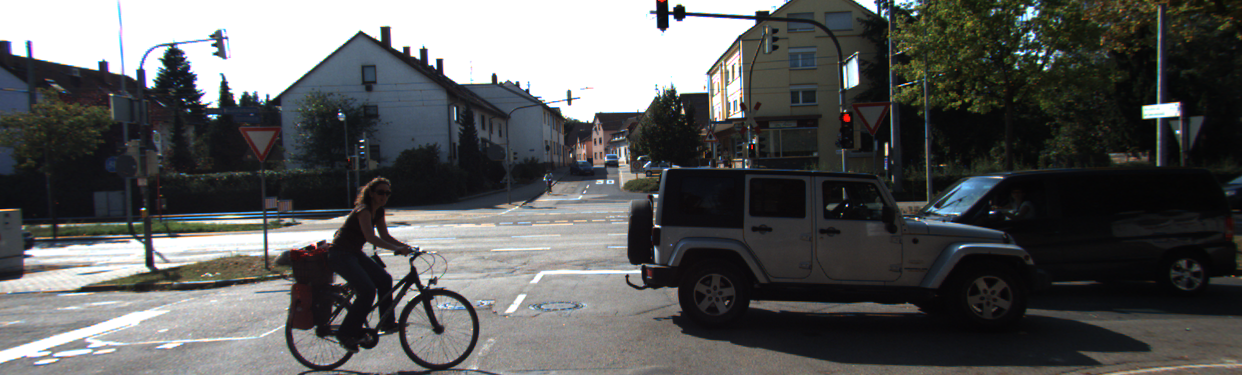
#> input picture 3DSeg_merge/000042_10_L.png, 1242 x 375 px
$ jupyter execute --allow-errors test.ipynb
#> lines starting #> are read from the running program, lines starting #| are printed output that depends on the picture
[cell 1]
from pathlib import Path
import numpy as np
import cv2
import vpi

# Paths to the stereo pair (left/right)
left_path = Path("000042_10_L.png")
right_path = Path("000042_10_R.png")

if not left_path.exists() or not right_path.exists():
    raise FileNotFoundError("Expected stereo pair 000042_10_[L|R].png in the current directory.")

# Load images as grayscale for stereo matching
left_img = cv2.imread(str(left_path), cv2.IMREAD_GRAYSCALE)
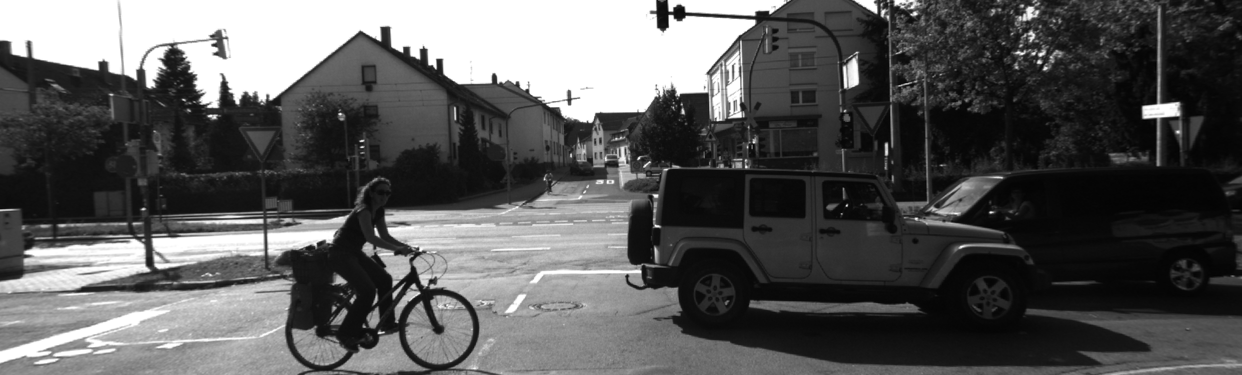
#> left_img: shape (375, 1242); min 2, max 255, mean 89.2
right_img = cv2.imread(str(right_path), cv2.IMREAD_GRAYSCALE)
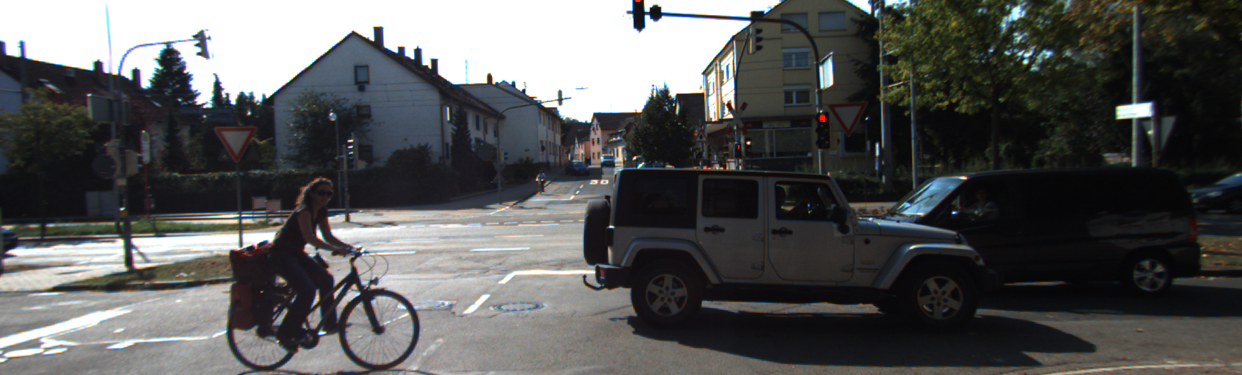
#> input picture 3DSeg_merge/000042_10_R.png, 1242 x 375 px
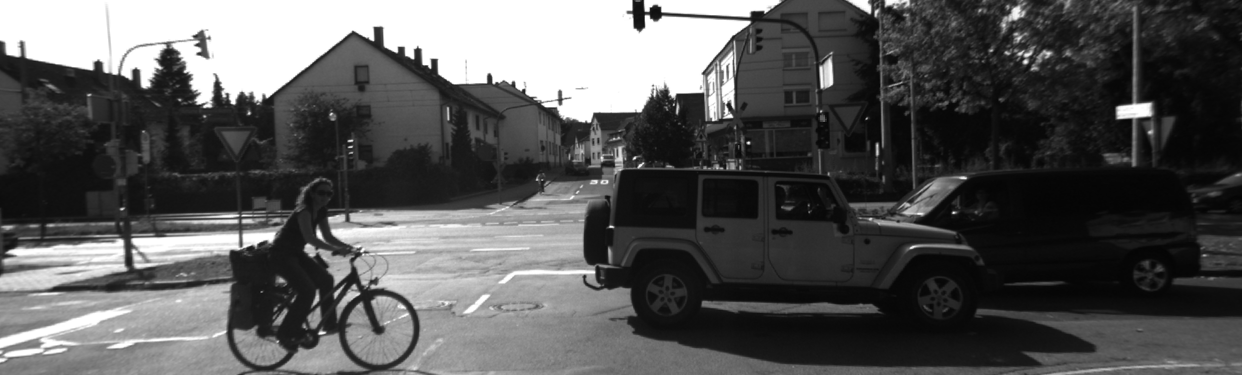
#> right_img: shape (375, 1242); min 4, max 255, mean 86.8

if left_img is None or right_img is None:
    raise RuntimeError("Failed to read stereo images with OpenCV.")

# Choose GPU backend when available, otherwise fall back to CPU

#> (the rest of this cell did not finish here and is left out)
